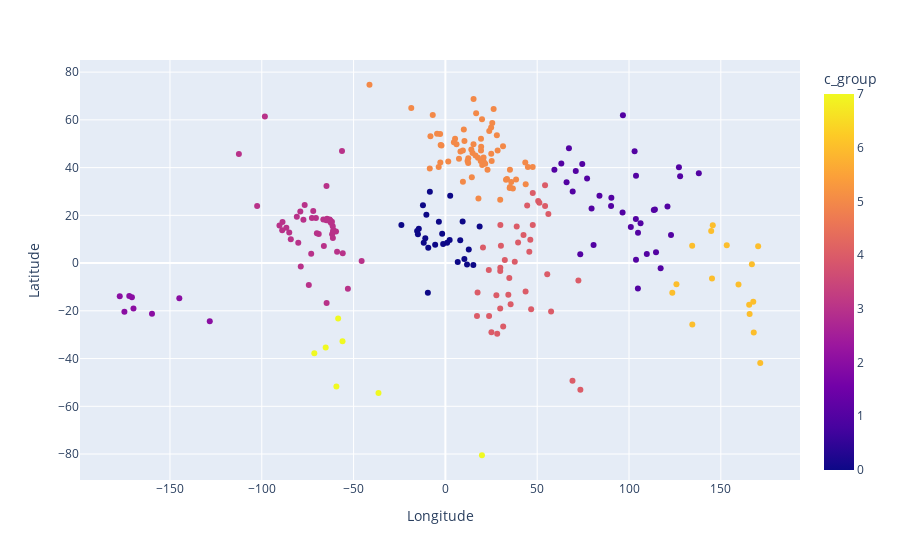

Notebook code for this chart:
### Code cell
px.scatter(lon_lat, x='Longitude', y='Latitude', color = 'c_group')

### Figure 1 — Plotly figure (JSON) as saved in the notebook; plotly's stock layout.template omitted (floating-point values rounded to 4 significant figures; data arrays with more than 128 entries replaced by an {"elided": "..."} marker saying what was removed)
{"data": [{"hovertemplate": "Longitude=%{x}<br>Latitude=%{y}<br>c_group=%{marker.color}<extra></extra>", "legendgroup": "", "marker": {"color": {"elided": "241 int values"}, "coloraxis": "coloraxis", "symbol": "circle"}, "mode": "markers", "name": "", "orientation": "v", "showlegend": false, "type": "scatter", "x": {"elided": "241 float values"}, "xaxis": "x", "y": {"elided": "241 float values"}, "yaxis": "y"}], "layout": {"autosize": true, "coloraxis": {"colorbar": {"title": {"text": "c_group"}}, "colorscale": [[0, "#0d0887"], [0.1111, "#46039f"], [0.2222, "#7201a8"], [0.3333, "#9c179e"], [0.4444, "#bd3786"], [0.5556, "#d8576b"], [0.6667, "#ed7953"], [0.7778, "#fb9f3a"], [0.8889, "#fdca26"], [1, "#f0f921"]]}, "legend": {"tracegroupgap": 0}, "margin": {"t": 60}, "xaxis": {"anchor": "y", "autorange": true, "domain": [0, 1], "range": [-198.5, 192.6], "title": {"text": "Longitude"}, "type": "linear"}, "yaxis": {"anchor": "x", "autorange": true, "domain": [0, 1], "range": [-92.53, 86.73], "title": {"text": "Latitude"}, "type": "linear"}}}
